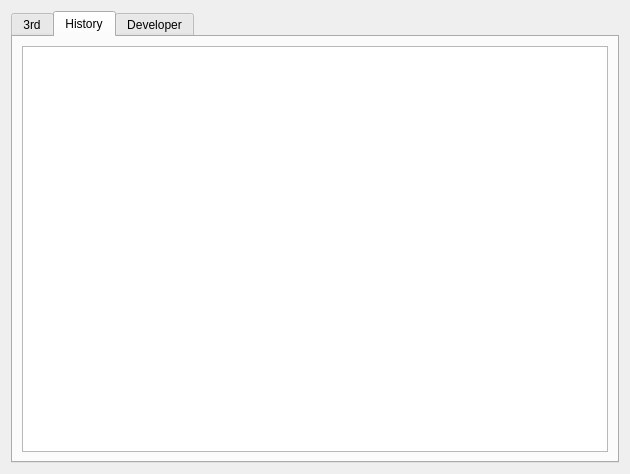
<?xml version="1.0" encoding="UTF-8"?>
<ui version="4.0">
 <class>SAKMainWindowMoreInformationDialog</class>
 <widget class="QDialog" name="SAKMainWindowMoreInformationDialog">
  <property name="geometry">
   <rect>
    <x>0</x>
    <y>0</y>
    <width>630</width>
    <height>474</height>
   </rect>
  </property>
  <property name="windowTitle">
   <string>More information about SAK</string>
  </property>
  <layout class="QVBoxLayout" name="verticalLayout">
   <item>
    <widget class="QTabWidget" name="tabWidget">
     <property name="currentIndex">
      <number>1</number>
     </property>
     <property name="elideMode">
      <enum>Qt::ElideNone</enum>
     </property>
     <widget class="QWidget" name="tanks">
      <attribute name="title">
       <string>3rd</string>
      </attribute>
      <layout class="QVBoxLayout" name="verticalLayout_3">
       <item>
        <widget class="QTextBrowser" name="textBrowserThanks">
         <property name="html">
          <string>&lt;!DOCTYPE HTML PUBLIC &quot;-//W3C//DTD HTML 4.0//EN&quot; &quot;http://www.w3.org/TR/REC-html40/strict.dtd&quot;&gt;
&lt;html&gt;&lt;head&gt;&lt;meta name=&quot;qrichtext&quot; content=&quot;1&quot; /&gt;&lt;style type=&quot;text/css&quot;&gt;
p, li { white-space: pre-wrap; }
&lt;/style&gt;&lt;/head&gt;&lt;body style=&quot; font-family:'SimSun'; font-size:9pt; font-weight:400; font-style:normal;&quot;&gt;
&lt;p style=&quot; margin-top:0px; margin-bottom:0px; margin-left:0px; margin-right:0px; -qt-block-indent:0; text-indent:0px;&quot;&gt;&lt;span style=&quot; font-weight:600;&quot;&gt;libusb&lt;/span&gt;&lt;/p&gt;
&lt;p style=&quot; margin-top:0px; margin-bottom:0px; margin-left:0px; margin-right:0px; -qt-block-indent:0; text-indent:0px;&quot;&gt;https://github.com/libusb/libusb&lt;/p&gt;
&lt;p style=&quot; margin-top:0px; margin-bottom:0px; margin-left:0px; margin-right:0px; -qt-block-indent:0; text-indent:0px;&quot;&gt;&lt;span style=&quot; font-weight:600;&quot;&gt;hidapi&lt;/span&gt;&lt;/p&gt;
&lt;p style=&quot; margin-top:0px; margin-bottom:0px; margin-left:0px; margin-right:0px; -qt-block-indent:0; text-indent:0px;&quot;&gt;https://github.com/libusb/hidapi &lt;/p&gt;
&lt;p style=&quot; margin-top:0px; margin-bottom:0px; margin-left:0px; margin-right:0px; -qt-block-indent:0; text-indent:0px;&quot;&gt;&lt;span style=&quot; font-weight:600;&quot;&gt;libqrencode&lt;/span&gt;&lt;/p&gt;
&lt;p style=&quot; margin-top:0px; margin-bottom:0px; margin-left:0px; margin-right:0px; -qt-block-indent:0; text-indent:0px;&quot;&gt;https://github.com/fukuchi/libqrencode&lt;/p&gt;&lt;/body&gt;&lt;/html&gt;</string>
         </property>
        </widget>
       </item>
      </layout>
     </widget>
     <widget class="QWidget" name="history">
      <attribute name="title">
       <string>History</string>
      </attribute>
      <layout class="QVBoxLayout" name="verticalLayout_2">
       <item>
        <widget class="QTextBrowser" name="textBrowserHistory">
         <property name="html">
          <string>&lt;!DOCTYPE HTML PUBLIC &quot;-//W3C//DTD HTML 4.0//EN&quot; &quot;http://www.w3.org/TR/REC-html40/strict.dtd&quot;&gt;
&lt;html&gt;&lt;head&gt;&lt;meta name=&quot;qrichtext&quot; content=&quot;1&quot; /&gt;&lt;style type=&quot;text/css&quot;&gt;
p, li { white-space: pre-wrap; }
&lt;/style&gt;&lt;/head&gt;&lt;body style=&quot; font-family:'SimSun'; font-size:9pt; font-weight:400; font-style:normal;&quot;&gt;
&lt;p style=&quot;-qt-paragraph-type:empty; margin-top:0px; margin-bottom:0px; margin-left:0px; margin-right:0px; -qt-block-indent:0; text-indent:0px;&quot;&gt;&lt;br /&gt;&lt;/p&gt;&lt;/body&gt;&lt;/html&gt;</string>
         </property>
        </widget>
       </item>
      </layout>
     </widget>
     <widget class="QWidget" name="author">
      <attribute name="title">
       <string>Developer</string>
      </attribute>
      <layout class="QVBoxLayout" name="verticalLayout_4">
       <item>
        <widget class="QTextBrowser" name="textBrowserAuthor">
         <property name="html">
          <string>&lt;!DOCTYPE HTML PUBLIC &quot;-//W3C//DTD HTML 4.0//EN&quot; &quot;http://www.w3.org/TR/REC-html40/strict.dtd&quot;&gt;
&lt;html&gt;&lt;head&gt;&lt;meta name=&quot;qrichtext&quot; content=&quot;1&quot; /&gt;&lt;style type=&quot;text/css&quot;&gt;
p, li { white-space: pre-wrap; }
&lt;/style&gt;&lt;/head&gt;&lt;body style=&quot; font-family:'SimSun'; font-size:9pt; font-weight:400; font-style:normal;&quot;&gt;
&lt;p style=&quot; margin-top:0px; margin-bottom:0px; margin-left:0px; margin-right:0px; -qt-block-indent:0; text-indent:0px;&quot;&gt;Qter&amp;lt;qsaker@qq.com&amp;gt;&lt;/p&gt;&lt;/body&gt;&lt;/html&gt;</string>
         </property>
        </widget>
       </item>
      </layout>
     </widget>
    </widget>
   </item>
  </layout>
 </widget>
 <resources/>
 <connections/>
</ui>
